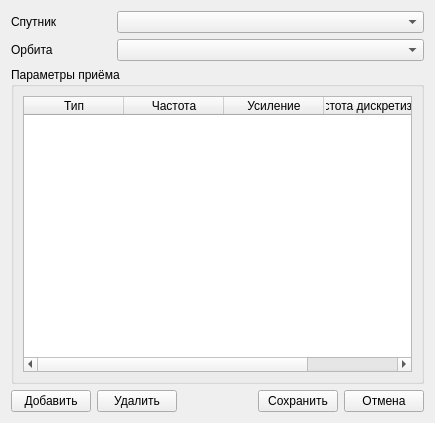
<?xml version="1.0" encoding="UTF-8"?>
<ui version="4.0">
 <class>SatelliteEditor</class>
 <widget class="QWidget" name="SatelliteEditor">
  <property name="geometry">
   <rect>
    <x>0</x>
    <y>0</y>
    <width>435</width>
    <height>423</height>
   </rect>
  </property>
  <property name="windowTitle">
   <string>Спутник</string>
  </property>
  <layout class="QVBoxLayout" name="iSatelliteEditorVbox">
   <item>
    <layout class="QHBoxLayout" name="iSatHbox">
     <item>
      <widget class="QLabel" name="satLbl">
       <property name="maximumSize">
        <size>
         <width>100</width>
         <height>16777215</height>
        </size>
       </property>
       <property name="text">
        <string>Спутник</string>
       </property>
      </widget>
     </item>
     <item>
      <widget class="QComboBox" name="satCbox"/>
     </item>
    </layout>
   </item>
   <item>
    <layout class="QHBoxLayout" name="iTypeHbox">
     <item>
      <widget class="QLabel" name="iTypeLbl">
       <property name="sizePolicy">
        <sizepolicy hsizetype="Maximum" vsizetype="Maximum">
         <horstretch>0</horstretch>
         <verstretch>0</verstretch>
        </sizepolicy>
       </property>
       <property name="minimumSize">
        <size>
         <width>100</width>
         <height>0</height>
        </size>
       </property>
       <property name="text">
        <string>Орбита</string>
       </property>
      </widget>
     </item>
     <item>
      <widget class="QComboBox" name="typeCbox">
       <property name="sizePolicy">
        <sizepolicy hsizetype="Minimum" vsizetype="Maximum">
         <horstretch>0</horstretch>
         <verstretch>0</verstretch>
        </sizepolicy>
       </property>
      </widget>
     </item>
    </layout>
   </item>
   <item>
    <widget class="QGroupBox" name="iReceiverGbox">
     <property name="title">
      <string>Параметры приёма</string>
     </property>
     <layout class="QVBoxLayout" name="iReceiverVbox">
      <item>
       <widget class="QTableWidget" name="receiverTbl">
        <property name="editTriggers">
         <set>QAbstractItemView::NoEditTriggers</set>
        </property>
        <property name="tabKeyNavigation">
         <bool>false</bool>
        </property>
        <property name="showDropIndicator" stdset="0">
         <bool>false</bool>
        </property>
        <property name="dragDropOverwriteMode">
         <bool>false</bool>
        </property>
        <property name="selectionMode">
         <enum>QAbstractItemView::SingleSelection</enum>
        </property>
        <property name="selectionBehavior">
         <enum>QAbstractItemView::SelectRows</enum>
        </property>
        <attribute name="horizontalHeaderHighlightSections">
         <bool>false</bool>
        </attribute>
        <attribute name="horizontalHeaderStretchLastSection">
         <bool>true</bool>
        </attribute>
        <column>
         <property name="text">
          <string>Тип</string>
         </property>
        </column>
        <column>
         <property name="text">
          <string>Частота</string>
         </property>
        </column>
        <column>
         <property name="text">
          <string>Усиление</string>
         </property>
        </column>
        <column>
         <property name="text">
          <string>Частота дискретизации</string>
         </property>
        </column>
       </widget>
      </item>
     </layout>
    </widget>
   </item>
   <item>
    <layout class="QHBoxLayout" name="iControlsHbox">
     <item>
      <widget class="QPushButton" name="addReceiverBtn">
       <property name="text">
        <string>Добавить</string>
       </property>
      </widget>
     </item>
     <item>
      <widget class="QPushButton" name="removeReceiverBtn">
       <property name="text">
        <string>Удалить</string>
       </property>
      </widget>
     </item>
     <item>
      <spacer name="horizontalSpacer">
       <property name="orientation">
        <enum>Qt::Horizontal</enum>
       </property>
       <property name="sizeHint" stdset="0">
        <size>
         <width>40</width>
         <height>20</height>
        </size>
       </property>
      </spacer>
     </item>
     <item>
      <widget class="QPushButton" name="saveBtn">
       <property name="text">
        <string>Сохранить</string>
       </property>
      </widget>
     </item>
     <item>
      <widget class="QPushButton" name="cancelBtn">
       <property name="text">
        <string>Отмена</string>
       </property>
      </widget>
     </item>
    </layout>
   </item>
  </layout>
 </widget>
 <tabstops>
  <tabstop>typeCbox</tabstop>
  <tabstop>receiverTbl</tabstop>
  <tabstop>addReceiverBtn</tabstop>
  <tabstop>removeReceiverBtn</tabstop>
  <tabstop>saveBtn</tabstop>
  <tabstop>cancelBtn</tabstop>
 </tabstops>
 <resources/>
 <connections/>
</ui>
